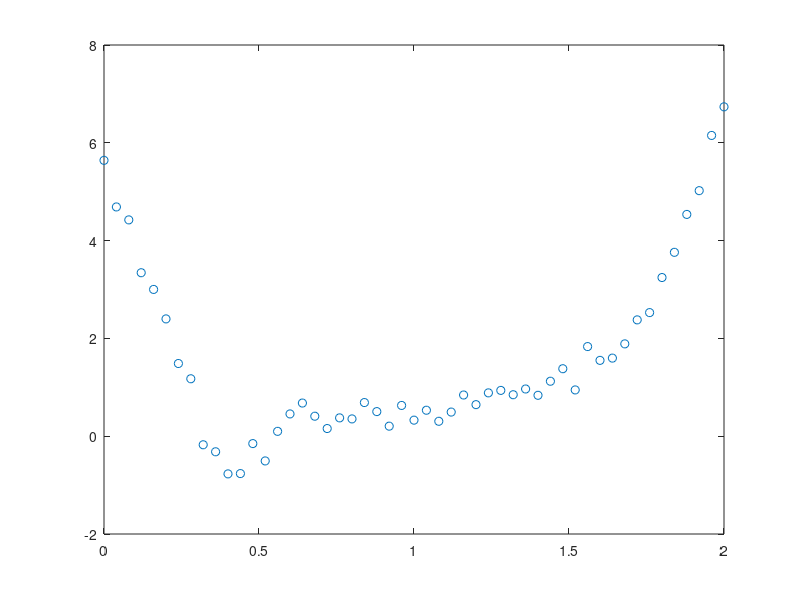

MATLAB code for this plot: (Note: this script raises an error after producing the figure.)
% Fitting a convex function to given data
% Sec. 6.5.5, fig 6.24 
% Boyd & Vandenberghe "Convex Optimization"
% Original by Lieven Vandenberghe 
% Adapted for CVX by Argyris Zymnis - 11/27/2005
% (a figure is generated)
% 
% Here we find the convex function f that best fits
% some given data in the least squares sense.
% To do this we solve
%     minimize    ||yns - yhat||_2
%     subject to  yhat(j) >= yhat(i) + g(i)*(u(j) - u(i)), for all i,j

clear

% Noise level in percent and random seed.
rand('state',29);
noiseint=.05;

% Generate the data set
u = [0:0.04:2]';
m=length(u);
y = 5*(u-1).^4 + .6*(u-1).^2 + 0.5*u;
v1=u>=.2;
v2=u<=.6;
v3=v1.*v2;
dipvec=((v3.*u-.4*ones(1,size(v3,2))).^(2)).*v3;
y=y+40*(dipvec-((.2))^2*v3);

% add perturbation and plots the input data
randf=noiseint*(rand(m,1)-.5);
yns=y+norm(y)*(randf);
figure
plot(u,yns,'o');

% min. ||yns-yhat||_2
% s.t. yhat(j) >= yhat(i) + g(i)*(u(j) - u(i)), for all i,j
cvx_begin
    variables yhat(m) g(m)
    minimize(norm(yns-yhat))
    subject to
        yhat*ones(1,m) >= ones(m,1)*yhat' + (ones(m,1)*g').*(u*ones(1,m)-ones(m,1)*u')
cvx_end

nopts =1000;
t = linspace(0,2,nopts);
f = max(yhat(:,ones(1,nopts)) + ...
      g(:,ones(1,nopts)).*(t(ones(m,1),:)-u(:,ones(1,nopts))));
plot(u,yns,'o',t,f,'-');
axis off
%print -deps interpol_convex_function2.eps
